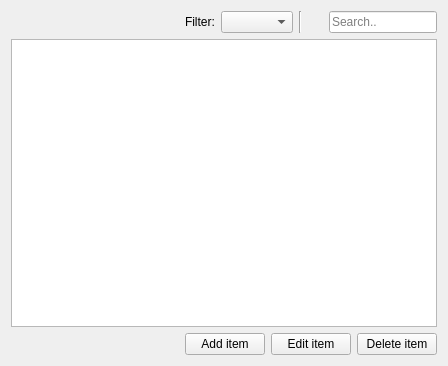
<?xml version="1.0" encoding="UTF-8"?>
<ui version="4.0">
 <class>StandardTab</class>
 <widget class="QWidget" name="StandardTab">
  <property name="geometry">
   <rect>
    <x>0</x>
    <y>0</y>
    <width>448</width>
    <height>366</height>
   </rect>
  </property>
  <property name="windowTitle">
   <string>Form</string>
  </property>
  <layout class="QVBoxLayout" name="verticalLayout">
   <item>
    <layout class="QHBoxLayout" name="horizontalLayout">
     <item>
      <spacer name="horizontalSpacer">
       <property name="orientation">
        <enum>Qt::Horizontal</enum>
       </property>
       <property name="sizeHint" stdset="0">
        <size>
         <width>40</width>
         <height>20</height>
        </size>
       </property>
      </spacer>
     </item>
     <item>
      <widget class="QLabel" name="label_filter">
       <property name="text">
        <string>Filter:</string>
       </property>
      </widget>
     </item>
     <item>
      <widget class="QComboBox" name="filterComboBox"/>
     </item>
     <item>
      <widget class="Line" name="line">
       <property name="orientation">
        <enum>Qt::Vertical</enum>
       </property>
      </widget>
     </item>
     <item>
      <widget class="QLabel" name="label">
       <property name="minimumSize">
        <size>
         <width>15</width>
         <height>15</height>
        </size>
       </property>
       <property name="maximumSize">
        <size>
         <width>15</width>
         <height>15</height>
        </size>
       </property>
       <property name="text">
        <string/>
       </property>
       <property name="pixmap">
        <pixmap resource="../../icons/icons.qrc">:/search_icon</pixmap>
       </property>
       <property name="scaledContents">
        <bool>true</bool>
       </property>
      </widget>
     </item>
     <item>
      <widget class="QLineEdit" name="searchInput">
       <property name="sizePolicy">
        <sizepolicy hsizetype="Minimum" vsizetype="Fixed">
         <horstretch>0</horstretch>
         <verstretch>0</verstretch>
        </sizepolicy>
       </property>
       <property name="placeholderText">
        <string>Search..</string>
       </property>
       <property name="clearButtonEnabled">
        <bool>true</bool>
       </property>
      </widget>
     </item>
    </layout>
   </item>
   <item>
    <widget class="ProxyElementTableView" name="dataView">
     <property name="contextMenuPolicy">
      <enum>Qt::CustomContextMenu</enum>
     </property>
     <property name="editTriggers">
      <set>QAbstractItemView::NoEditTriggers</set>
     </property>
     <property name="sortingEnabled">
      <bool>true</bool>
     </property>
     <attribute name="horizontalHeaderVisible">
      <bool>true</bool>
     </attribute>
     <attribute name="verticalHeaderVisible">
      <bool>false</bool>
     </attribute>
     <attribute name="verticalHeaderHighlightSections">
      <bool>false</bool>
     </attribute>
    </widget>
   </item>
   <item>
    <layout class="QHBoxLayout" name="horizontalLayout_2">
     <item>
      <spacer name="horizontalSpacer_2">
       <property name="orientation">
        <enum>Qt::Horizontal</enum>
       </property>
       <property name="sizeHint" stdset="0">
        <size>
         <width>40</width>
         <height>20</height>
        </size>
       </property>
      </spacer>
     </item>
     <item>
      <widget class="QPushButton" name="addItemButton">
       <property name="text">
        <string>Add item</string>
       </property>
      </widget>
     </item>
     <item>
      <widget class="QPushButton" name="editItemButton">
       <property name="text">
        <string>Edit item</string>
       </property>
      </widget>
     </item>
     <item>
      <widget class="QPushButton" name="deleteItemButton">
       <property name="text">
        <string>Delete item</string>
       </property>
      </widget>
     </item>
    </layout>
   </item>
  </layout>
 </widget>
 <customwidgets>
  <customwidget>
   <class>ProxyElementTableView</class>
   <extends>QTableView</extends>
   <header>GEMEditor.base.views</header>
  </customwidget>
 </customwidgets>
 <resources>
  <include location="../../icons/icons.qrc"/>
 </resources>
 <connections>
  <connection>
   <sender>addItemButton</sender>
   <signal>clicked()</signal>
   <receiver>StandardTab</receiver>
   <slot>addItemSlot()</slot>
   <hints>
    <hint type="sourcelabel">
     <x>239</x>
     <y>341</y>
    </hint>
    <hint type="destinationlabel">
     <x>254</x>
     <y>359</y>
    </hint>
   </hints>
  </connection>
  <connection>
   <sender>editItemButton</sender>
   <signal>clicked()</signal>
   <receiver>StandardTab</receiver>
   <slot>editItemSlot()</slot>
   <hints>
    <hint type="sourcelabel">
     <x>309</x>
     <y>340</y>
    </hint>
    <hint type="destinationlabel">
     <x>352</x>
     <y>364</y>
    </hint>
   </hints>
  </connection>
  <connection>
   <sender>deleteItemButton</sender>
   <signal>clicked()</signal>
   <receiver>StandardTab</receiver>
   <slot>deleteItemSlot()</slot>
   <hints>
    <hint type="sourcelabel">
     <x>429</x>
     <y>354</y>
    </hint>
    <hint type="destinationlabel">
     <x>463</x>
     <y>364</y>
    </hint>
   </hints>
  </connection>
  <connection>
   <sender>dataView</sender>
   <signal>customContextMenuRequested(QPoint)</signal>
   <receiver>StandardTab</receiver>
   <slot>showContextMenu(QPoint)</slot>
   <hints>
    <hint type="sourcelabel">
     <x>339</x>
     <y>135</y>
    </hint>
    <hint type="destinationlabel">
     <x>576</x>
     <y>165</y>
    </hint>
   </hints>
  </connection>
  <connection>
   <sender>dataView</sender>
   <signal>doubleClicked(QModelIndex)</signal>
   <receiver>StandardTab</receiver>
   <slot>editItemSlot()</slot>
   <hints>
    <hint type="sourcelabel">
     <x>361</x>
     <y>233</y>
    </hint>
    <hint type="destinationlabel">
     <x>477</x>
     <y>277</y>
    </hint>
   </hints>
  </connection>
 </connections>
 <slots>
  <slot>addItemSlot()</slot>
  <slot>editItemSlot()</slot>
  <slot>deleteItemSlot()</slot>
  <slot>showContextMenu(QPoint)</slot>
 </slots>
</ui>
